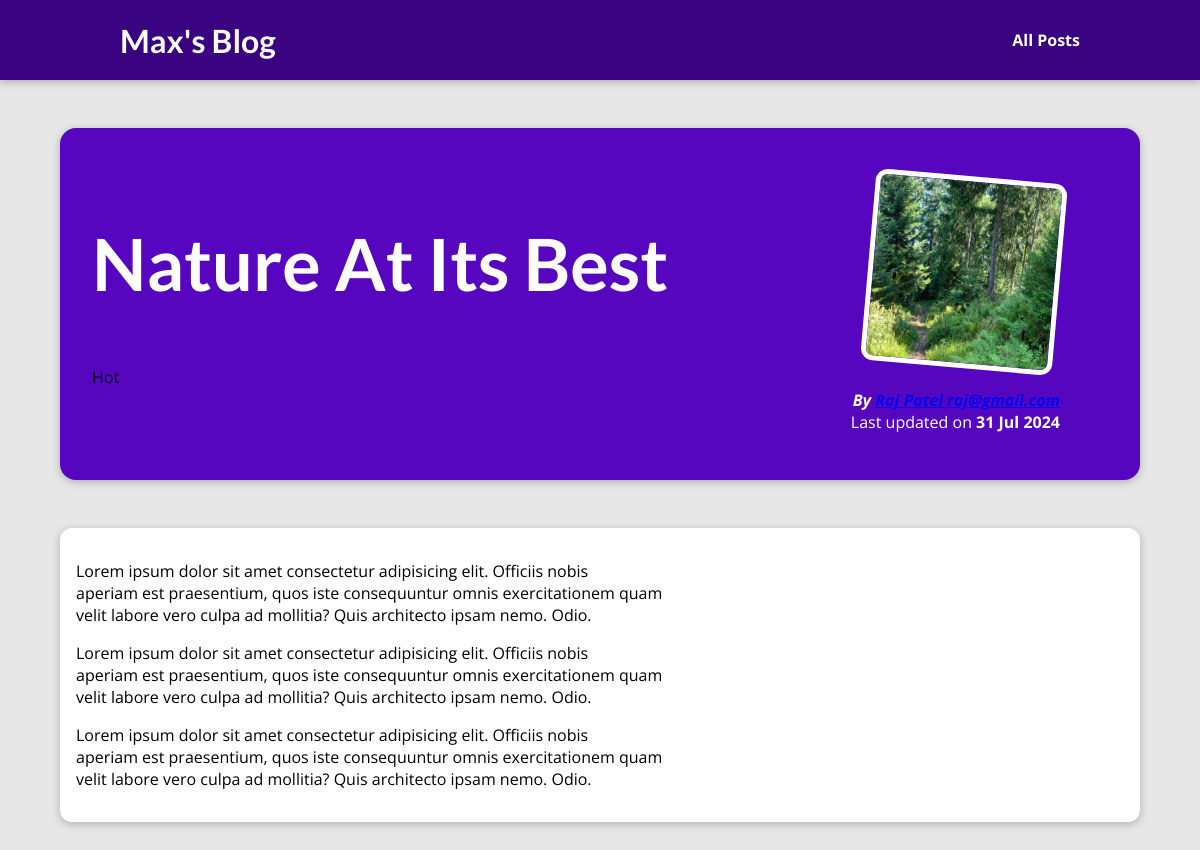
The page /posts/nature-at-its-best on the database its author committed.
### blog/models.py (models this page shows, shortened)
class Post(models.Model):
    title = models.CharField(max_length=150)
    excerpt = models.CharField(max_length=200)
    image_name = models.CharField(max_length=100)
    date = models.DateField(auto_now=True)      # auto_now save current time, when we save our data model.
    slug = models.SlugField(unique=True, db_index=True)
    content = models.TextField(validators=[MinLengthValidator(10)])
    author = models.ForeignKey(Author, on_delete=models.SET_NULL, null=True, related_name='posts')      # here on author delete post author is set to null not delete the entire post.
    tags = models.ManyToManyField(Tag)

class Tag(models.Model):
    caption = models.CharField(max_length=20)

class Author(models.Model):
    first_name = models.CharField(max_length=15)
    last_name = models.CharField(max_length=15)
    email = models.EmailField(max_length=254)
    def __str__(self):
        return f'{self.first_name} {self.last_name} {self.email}'

### blog/views.py (the view)
# urls.py: path("posts/<slug:slug>", views.post_detail, name="post-detail-page")  # posts/my-first-post
def post_detail(request, slug):  # we should accept slug here bcs in url.py file we use slug as parameter, and we need to catch it when request was happen by user for a particular blog.
    identified_post = get_object_or_404(Post, slug=slug)     # also without using 404 write like: Post.objects.get(slug=slug)
    return render(request, 'blog/post-detail.html', {
        'post': identified_post,
        'post_tags': identified_post.tags.all()    # we need to do this because our tsg is many to many field and we can't use it with (for tag in post.tag)
    })

### blog/templates/blog/post-detail.html (shortened to what this page needs)
{% extends "base.html" %}
{% load static %}
{% block css_files %}
    <link rel="stylesheet" href="{% static 'blog/post-detail.css' %}"/>
{% endblock %}
{% block content %}
    <section id="summary">
        <h2>{{ post.title }}</h2>
        <div>
            {% for tag in post_tags %}
            <span> {{ tag.caption }}</span>
            {% endfor %}
        </div>
        <article>
            <img src="{% static 'blog/images/'|add:post.image_name %}" alt="Post Title">
            <address>By <a href='mailto:{{ post.author.email}}'>{{ post.author }}</a></address>
            <div>
                Last updated on <time>{{ post.date|date:'d M Y' }}</time>
            </div>
        </article>
    </section>
    <main>
        {{ post.content|linebreaks }}
    </main>
{% endblock %}

### static/app.css (style rules this page uses)
* { box-sizing: border-box; }
html { font-family: 'Open Sans', 'Lato', sans-serif; }
body { margin: 0; }
h1, h2, h3 { font-family: 'Lato', sans-serif; font-weight: bold; }

### blog/static/blog/post-detail.css (style rules this page uses)
body { background-color: #e7e7e7; }
#summary { margin: 8rem auto 3rem auto; padding: 2rem; width: 90%; max-width: 90rem; border-radius: 16px; background-color: #5706c0; position: relative; box-shadow: 0 2px 8px rgba(0, 0, 0, 0.25); height: 22rem; }
#summary h2 { color: white; font-size: 4.5rem; }
#summary article { position: absolute; top: 2rem; right: 3rem; padding: 1rem 2rem; border-radius: 12px; text-align: right; color: white; }
#summary article img { width: 12rem; height: 12rem; border-radius: 12px; transform: rotateZ(5deg); border: 5px solid white; margin-bottom: 1rem; }
#summary address { font-weight: bold; }
#summary time { font-weight: bold; }
main { width: 90%; max-width: 90rem; margin: 3rem auto; background-color: white; padding: 1rem; border-radius: 12px; box-shadow: 0 2px 8px rgba(0, 0, 0, 0.25); }

### rows shown on the page
Post: title "Nature At Its Best", image_name (picture), author "Raj Patel raj@gmail.com", date "31 Jul 2024", content "Lorem ipsum dolor sit amet consectetur adipisicing elit. Officiis nobis aperiam est praesentium, quos iste consequuntur omnis exercitationem quam velit labore vero culpa ad mollitia? Quis architecto ipsam nemo. Odio. Lorem ipsum dolor sit amet consectetur adipisicing elit. Officiis nobis aperiam est praesentium, quos iste consequuntur omnis exercitationem quam velit labore vero culpa ad mollitia? Quis architecto ipsam nemo. Odio. Lorem ipsum dolor sit amet consectetur adipisicing elit. Officiis nobis aperiam est praesentium, quos iste consequuntur omnis exercitationem quam velit labore vero culpa ad mollitia? Quis architecto ipsam nemo. Odio."
Tag: caption "Hot"
